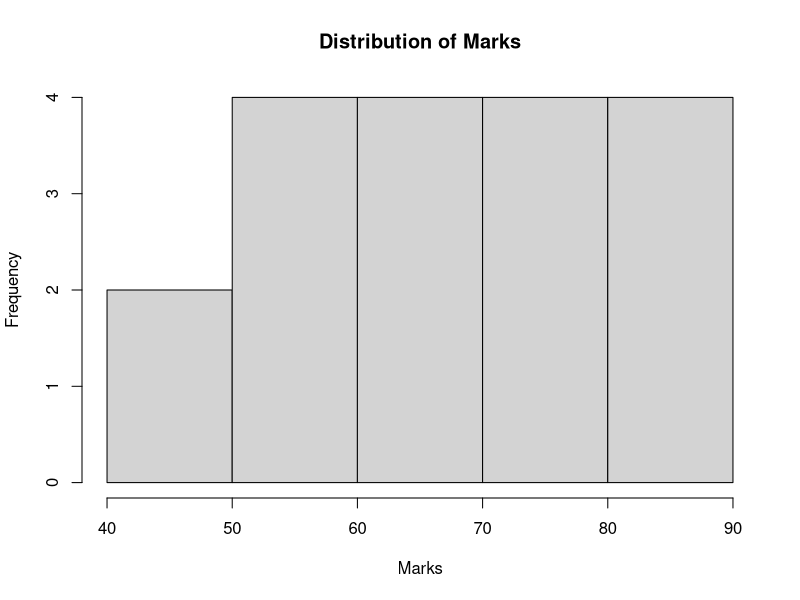

Write R code to recreate this figure.
marks <- c(45, 50, 52, 55, 58, 60, 62, 65,
           68, 70, 72, 75, 78, 80, 82, 85,
           88, 90)

hist(marks,
     breaks=5,
     main="Distribution of Marks",
     xlab="Marks",
     ylab="Frequency")
